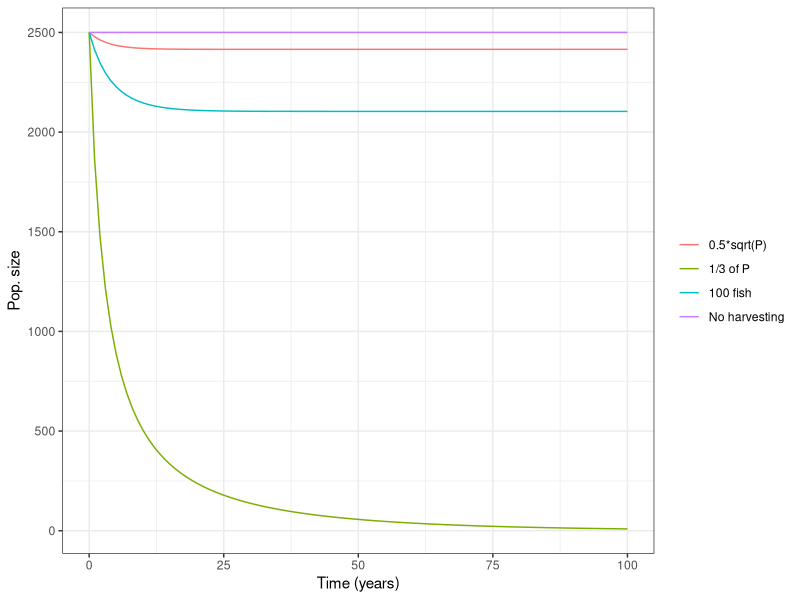
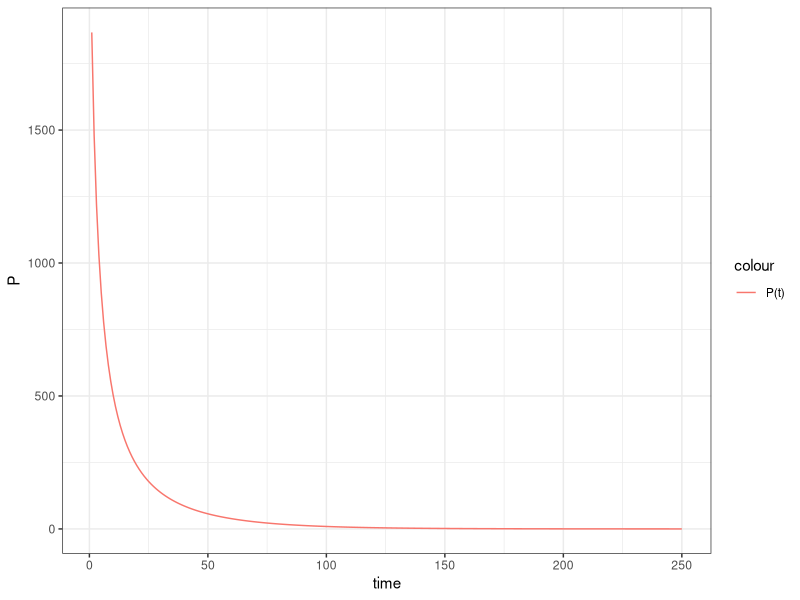
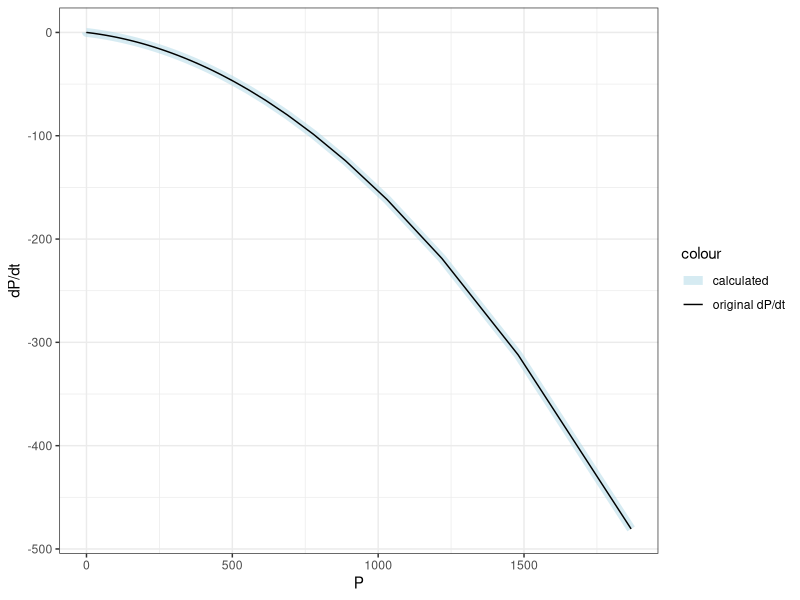
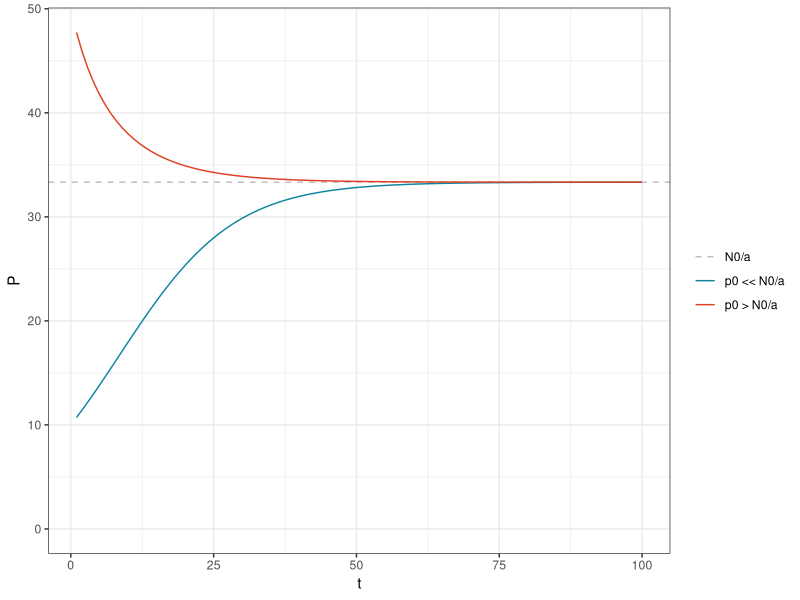

Write R code to recreate these figures, in order.
## ---- chunk 1
knitr::opts_chunk$set(echo = TRUE)
library(tidyverse)
## ---- chunk 2

library(deSolve) # best package for solving ODEs in R

#First we define our state variables
state_fish <- c(Po = 2500, #original - no harvest
                Pc = 2500, #constant harvest (100 fish/year)
                P3 = 2500, #1/3 of the fish are harvested every year
                Ps = 2500) #fish are harvested prop. to the square root of P

#How many time steps (years) do we want the model to run for?
times_fish <- seq(0, 100, 1)

#Provide values for our parameters. This makes it easy to identify 
#how the population might change if we changed the carrying capacity 
#or had a different harvesting intensity in scenario C.
params_fish <- c(K=2500, #carrying capacity
                 a=0.5) #constant that scales the harvest intensity in scenario C
## ---- chunk 3
#Define the model structure and the differential equations
fish_model <- function(t, state, parameters) { 
  
  with(as.list(c(state, parameters)), { 
    dPo_dt <- 0.3*Po*(1-(Po/K)) #original - no harvest
    dPc_dt <- 0.3*Pc*(1-(Pc/K))-100 #constant harvest (100 fish/year)
    dP3_dt <- 0.3*P3*(1-(P3/K))-P3/3 #1/3 of the fish are harvested every year
    dPs_dt <- 0.3*Ps*(1-(Ps/K))-a*sqrt(Ps) #fish are harvested prop. to the square root of P
  
  #output
    return(list(c(dPo_dt, dPc_dt, dP3_dt, dPs_dt)))
  })
}

#Run the model
ode_output_fish <- ode(y = state_fish, t = times_fish, func = fish_model, parms = params_fish)

#Convert model output to a better format for visualization
fish_output <- ode_output_fish %>% 
  as.data.frame() %>% 
  pivot_longer(cols=2:5, names_to = "eqn", values_to = "P") %>% 
  mutate(names_full = case_when(
    eqn =="Po" ~ "No harvesting",
    eqn =="Pc" ~ "100 fish",
    eqn =="P3" ~ "1/3 of P",
    eqn =="Ps"~"0.5*sqrt(P)")
  )
## ---- chunk 4
ggplot()+
  geom_line(data=fish_output, aes(x=time, y=P, color=names_full))+
  theme_bw()+
  labs(x="Time (years)", y="Pop. size", color=NULL)
## ---- chunk 5
#How many fish are left after 100 years?
fish_output %>% slice_tail(n=4)
## ---- chunk 6
t=c(1:250)
y=2500/(10*exp(t/30)-9)

ggplot()+
  geom_line(aes(x=t, y=y, color="P(t)"))+
  theme_bw()+
  labs(x="time", y="P")
## ---- chunk 7
dy=D(expression(2500/(10*exp(t/30)-9)), "t")

ggplot()+
  geom_line(aes(x=y, y=eval(dy), color="calculated"), linewidth=3, alpha=0.5)+
  geom_line(aes(x=y, y= 0.3*y*(1-(y/2500))-y/3, color="original dP/dt"))+
  scale_color_manual(values=c("lightblue", "black"))+
  theme_bw()+
  labs(x="P", y="dP/dt")
## ---- chunk 8
N0 = 0.1
a=0.003
p0_small=10
p0_big=50

x<-c(1:100)

ggplot()+
  geom_hline( linetype="dashed", aes(color="N0/a",yintercept=N0/a))+
  geom_line(aes(x=x, y=(N0*p0_small)/(a*p0_small+(N0-a*p0_small)*exp(-N0*x)), color="p0 << N0/a"))+
  geom_line(aes(x=x, y=(N0*p0_big)/(a*p0_big+(N0-a*p0_big)*exp(-N0*x)), color="p0 > N0/a"))+
  theme_bw()+
  labs(x="t", y="P", color=NULL)+
  scale_color_manual(values=c("gray", "#0f85a0", "#dd4124"))+
  ylim(0, NA)
